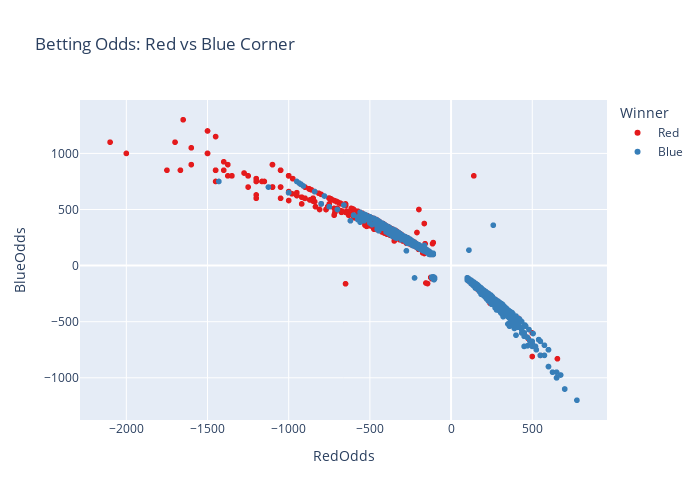

Here is the notebook cell this chart was saved with:
### Code cell
fig = px.scatter(ufc, x = "RedOdds", y = "BlueOdds", color = "Winner", title = "Betting Odds: Red vs Blue Corner",
    color_discrete_sequence = px.colors.qualitative.Set1)

fig.update_layout(width = 700, height = 500)
fig.show()

### Figure 1 — Plotly figure (JSON) as saved in the notebook; plotly's stock layout.template omitted (floating-point values rounded to 4 significant figures; data arrays with more than 128 entries replaced by an {"elided": "..."} marker saying what was removed)
{"data": [{"hovertemplate": "Winner=Red<br>RedOdds=%{x}<br>BlueOdds=%{y}<extra></extra>", "legendgroup": "Red", "marker": {"color": "rgb(228,26,28)", "symbol": "circle"}, "mode": "markers", "name": "Red", "showlegend": true, "type": "scattergl", "x": {"elided": "3787 float values"}, "xaxis": "x", "y": {"elided": "3787 float values"}, "yaxis": "y"}, {"hovertemplate": "Winner=Blue<br>RedOdds=%{x}<br>BlueOdds=%{y}<extra></extra>", "legendgroup": "Blue", "marker": {"color": "rgb(55,126,184)", "symbol": "circle"}, "mode": "markers", "name": "Blue", "showlegend": true, "type": "scattergl", "x": {"elided": "2741 float values"}, "xaxis": "x", "y": {"elided": "2741 float values"}, "yaxis": "y"}], "layout": {"height": 500, "legend": {"title": {"text": "Winner"}, "tracegroupgap": 0}, "title": {"text": "Betting Odds: Red vs Blue Corner"}, "width": 700, "xaxis": {"anchor": "y", "domain": [0, 1], "title": {"text": "RedOdds"}}, "yaxis": {"anchor": "x", "domain": [0, 1], "title": {"text": "BlueOdds"}}}}
